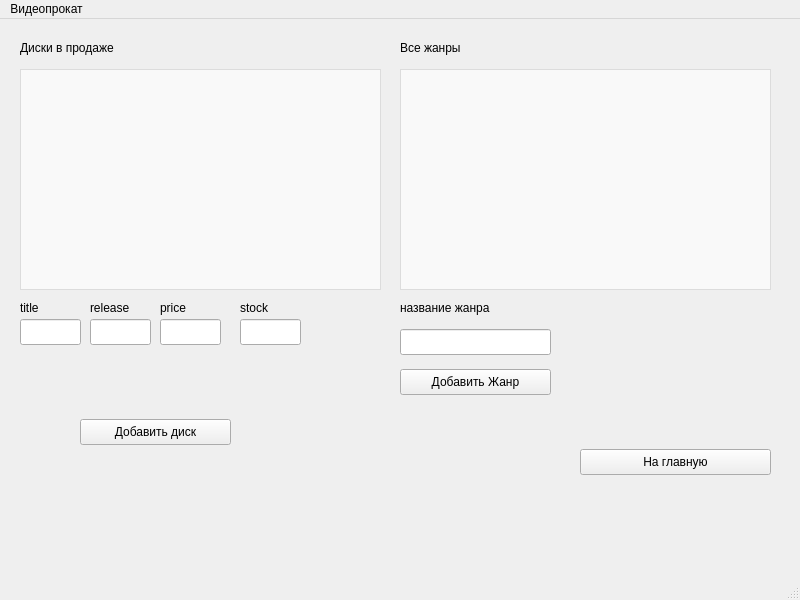
<?xml version="1.0" encoding="UTF-8"?>
<ui version="4.0">
 <class>MainWindow</class>
 <widget class="QMainWindow" name="MainWindow">
  <property name="geometry">
   <rect>
    <x>0</x>
    <y>0</y>
    <width>800</width>
    <height>600</height>
   </rect>
  </property>
  <property name="windowTitle">
   <string>MainWindow</string>
  </property>
  <widget class="QWidget" name="centralwidget">
   <widget class="QStackedWidget" name="stackedWidget">
    <property name="geometry">
     <rect>
      <x>10</x>
      <y>0</y>
      <width>781</width>
      <height>471</height>
     </rect>
    </property>
    <property name="maximumSize">
     <size>
      <width>781</width>
      <height>471</height>
     </size>
    </property>
    <property name="currentIndex">
     <number>2</number>
    </property>
    <widget class="QWidget" name="main">
     <widget class="QPushButton" name="goUserButton">
      <property name="geometry">
       <rect>
        <x>100</x>
        <y>200</y>
        <width>141</width>
        <height>26</height>
       </rect>
      </property>
      <property name="styleSheet">
       <string notr="true">background-color: rgb(51, 209, 122);</string>
      </property>
      <property name="text">
       <string>Я пользователь</string>
      </property>
     </widget>
     <widget class="QPushButton" name="goWorkerButton">
      <property name="geometry">
       <rect>
        <x>300</x>
        <y>200</y>
        <width>141</width>
        <height>26</height>
       </rect>
      </property>
      <property name="styleSheet">
       <string notr="true">background-color: rgb(51, 209, 122);</string>
      </property>
      <property name="text">
       <string>Я работник</string>
      </property>
     </widget>
     <widget class="QPushButton" name="ownerButton">
      <property name="geometry">
       <rect>
        <x>510</x>
        <y>200</y>
        <width>151</width>
        <height>26</height>
       </rect>
      </property>
      <property name="styleSheet">
       <string notr="true">background-color:rgb(224, 27, 36);</string>
      </property>
      <property name="text">
       <string>Я владелец</string>
      </property>
     </widget>
    </widget>
    <widget class="QWidget" name="user">
     <widget class="QPushButton" name="returnToMain">
      <property name="geometry">
       <rect>
        <x>570</x>
        <y>430</y>
        <width>191</width>
        <height>26</height>
       </rect>
      </property>
      <property name="text">
       <string>На главную</string>
      </property>
     </widget>
     <widget class="QTableView" name="tableView">
      <property name="geometry">
       <rect>
        <x>20</x>
        <y>10</y>
        <width>531</width>
        <height>371</height>
       </rect>
      </property>
      <property name="styleSheet">
       <string notr="true">QTableView {
    border: 1px solid #dcdcdc;
    gridline-color: #dcdcdc;
    background-color: #f9f9f9;
    alternate-background-color: #f1f1f1;
}

QHeaderView::section {
    background-color: #f0f0f0;
    color: #333;
    padding: 4px;
    border: 1px solid #dcdcdc;
}

QTableView::item {
    padding: 4px;
    border: none;
}

QTableView::item:selected {
    background-color: #a8d8ea;
    color: #333;
}</string>
      </property>
     </widget>
     <widget class="QPushButton" name="buyButton">
      <property name="geometry">
       <rect>
        <x>230</x>
        <y>390</y>
        <width>87</width>
        <height>26</height>
       </rect>
      </property>
      <property name="text">
       <string>Купить</string>
      </property>
     </widget>
    </widget>
    <widget class="QWidget" name="worker">
     <widget class="QPushButton" name="returnToMain_2">
      <property name="geometry">
       <rect>
        <x>570</x>
        <y>430</y>
        <width>191</width>
        <height>26</height>
       </rect>
      </property>
      <property name="text">
       <string>На главную</string>
      </property>
     </widget>
     <widget class="QTableView" name="tableViewDisks">
      <property name="geometry">
       <rect>
        <x>10</x>
        <y>50</y>
        <width>361</width>
        <height>221</height>
       </rect>
      </property>
      <property name="styleSheet">
       <string notr="true">QTableView {
    border: 1px solid #dcdcdc;
    gridline-color: #dcdcdc;
    background-color: #f9f9f9;
    alternate-background-color: #f1f1f1;
}

QHeaderView::section {
    background-color: #f0f0f0;
    color: #333;
    padding: 4px;
    border: 1px solid #dcdcdc;
}

QTableView::item {
    padding: 4px;
    border: none;
}

QTableView::item:selected {
    background-color: #a8d8ea;
    color: #333;
}</string>
      </property>
     </widget>
     <widget class="QLabel" name="label">
      <property name="geometry">
       <rect>
        <x>10</x>
        <y>20</y>
        <width>181</width>
        <height>18</height>
       </rect>
      </property>
      <property name="text">
       <string>Диски в продаже</string>
      </property>
     </widget>
     <widget class="QTableView" name="tableViewGenre">
      <property name="geometry">
       <rect>
        <x>390</x>
        <y>50</y>
        <width>371</width>
        <height>221</height>
       </rect>
      </property>
      <property name="styleSheet">
       <string notr="true">QTableView {
    border: 1px solid #dcdcdc;
    gridline-color: #dcdcdc;
    background-color: #f9f9f9;
    alternate-background-color: #f1f1f1;
}

QHeaderView::section {
    background-color: #f0f0f0;
    color: #333;
    padding: 4px;
    border: 1px solid #dcdcdc;
}

QTableView::item {
    padding: 10px;
    border: none;
}

QTableView::item:selected {
    background-color: #a8d8ea;
    color: #333;
}</string>
      </property>
     </widget>
     <widget class="QLabel" name="label_2">
      <property name="geometry">
       <rect>
        <x>390</x>
        <y>20</y>
        <width>181</width>
        <height>18</height>
       </rect>
      </property>
      <property name="text">
       <string>Все жанры</string>
      </property>
     </widget>
     <widget class="QLineEdit" name="titleEdit">
      <property name="geometry">
       <rect>
        <x>10</x>
        <y>300</y>
        <width>61</width>
        <height>26</height>
       </rect>
      </property>
     </widget>
     <widget class="QLineEdit" name="releaseEdit">
      <property name="geometry">
       <rect>
        <x>80</x>
        <y>300</y>
        <width>61</width>
        <height>26</height>
       </rect>
      </property>
     </widget>
     <widget class="QLineEdit" name="priceEdit">
      <property name="geometry">
       <rect>
        <x>150</x>
        <y>300</y>
        <width>61</width>
        <height>26</height>
       </rect>
      </property>
     </widget>
     <widget class="QLabel" name="label_3">
      <property name="geometry">
       <rect>
        <x>10</x>
        <y>280</y>
        <width>66</width>
        <height>18</height>
       </rect>
      </property>
      <property name="text">
       <string>title</string>
      </property>
     </widget>
     <widget class="QLabel" name="label_4">
      <property name="geometry">
       <rect>
        <x>80</x>
        <y>280</y>
        <width>66</width>
        <height>18</height>
       </rect>
      </property>
      <property name="text">
       <string>release</string>
      </property>
     </widget>
     <widget class="QLabel" name="label_6">
      <property name="geometry">
       <rect>
        <x>150</x>
        <y>280</y>
        <width>66</width>
        <height>18</height>
       </rect>
      </property>
      <property name="text">
       <string>price</string>
      </property>
     </widget>
     <widget class="QLineEdit" name="stockEdit">
      <property name="geometry">
       <rect>
        <x>230</x>
        <y>300</y>
        <width>61</width>
        <height>26</height>
       </rect>
      </property>
     </widget>
     <widget class="QLabel" name="label_7">
      <property name="geometry">
       <rect>
        <x>230</x>
        <y>280</y>
        <width>66</width>
        <height>18</height>
       </rect>
      </property>
      <property name="text">
       <string>stock</string>
      </property>
     </widget>
     <widget class="QPushButton" name="addDisk">
      <property name="geometry">
       <rect>
        <x>70</x>
        <y>400</y>
        <width>151</width>
        <height>26</height>
       </rect>
      </property>
      <property name="text">
       <string>Добавить диск</string>
      </property>
     </widget>
     <widget class="QPushButton" name="addGenre">
      <property name="geometry">
       <rect>
        <x>390</x>
        <y>350</y>
        <width>151</width>
        <height>26</height>
       </rect>
      </property>
      <property name="text">
       <string>Добавить Жанр</string>
      </property>
     </widget>
     <widget class="QLineEdit" name="genreEdit">
      <property name="geometry">
       <rect>
        <x>390</x>
        <y>310</y>
        <width>151</width>
        <height>26</height>
       </rect>
      </property>
     </widget>
     <widget class="QLabel" name="label_8">
      <property name="geometry">
       <rect>
        <x>390</x>
        <y>280</y>
        <width>141</width>
        <height>18</height>
       </rect>
      </property>
      <property name="text">
       <string>название жанра</string>
      </property>
     </widget>
    </widget>
    <widget class="QWidget" name="admin">
     <widget class="QPushButton" name="returnToMain_3">
      <property name="geometry">
       <rect>
        <x>570</x>
        <y>430</y>
        <width>191</width>
        <height>26</height>
       </rect>
      </property>
      <property name="text">
       <string>На главную</string>
      </property>
     </widget>
     <widget class="QTableView" name="tableOrders">
      <property name="geometry">
       <rect>
        <x>20</x>
        <y>40</y>
        <width>531</width>
        <height>431</height>
       </rect>
      </property>
     </widget>
     <widget class="QLabel" name="label_9">
      <property name="geometry">
       <rect>
        <x>20</x>
        <y>10</y>
        <width>91</width>
        <height>18</height>
       </rect>
      </property>
      <property name="text">
       <string>Все заказы</string>
      </property>
     </widget>
    </widget>
   </widget>
  </widget>
  <widget class="QMenuBar" name="menubar">
   <property name="geometry">
    <rect>
     <x>0</x>
     <y>0</y>
     <width>800</width>
     <height>23</height>
    </rect>
   </property>
   <widget class="QMenu" name="menu_2">
    <property name="title">
     <string>Видеопрокат</string>
    </property>
   </widget>
   <addaction name="menu_2"/>
  </widget>
  <widget class="QStatusBar" name="statusbar"/>
 </widget>
 <resources/>
 <connections/>
</ui>
